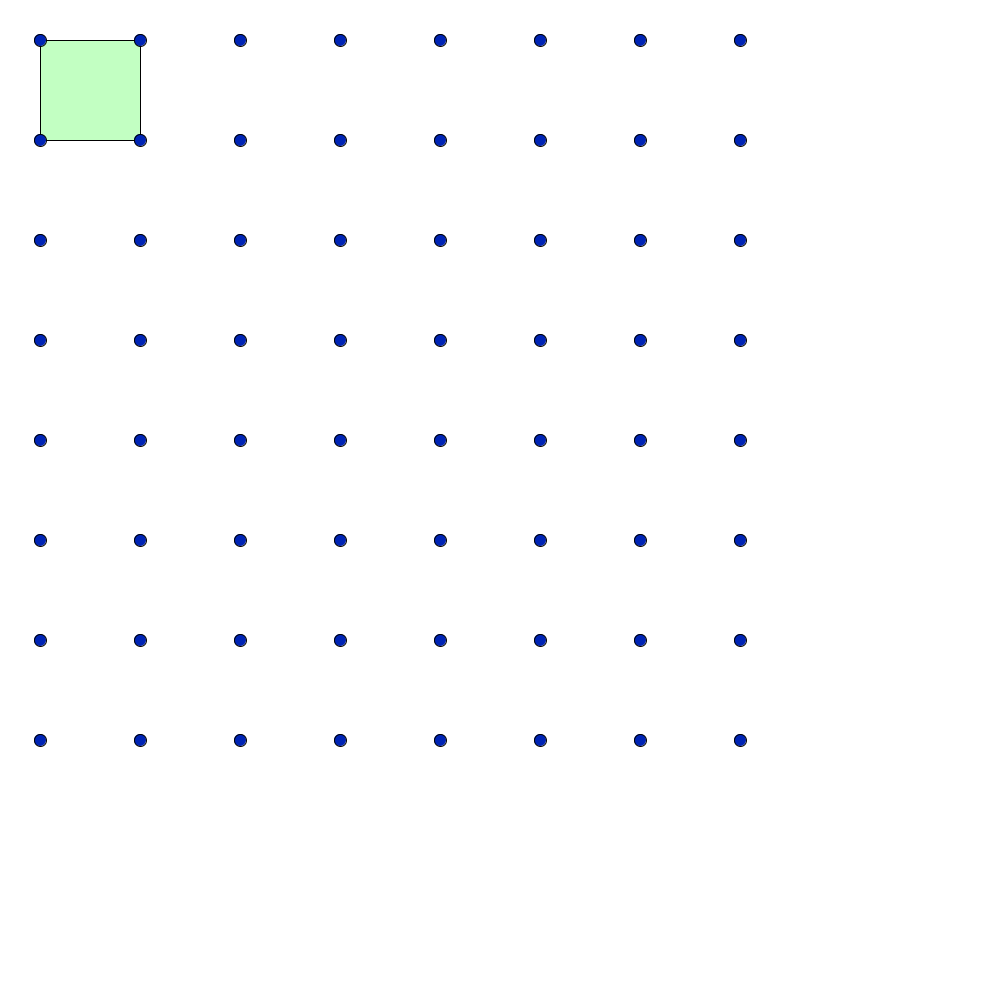
Frame 1 (no input)
Frame 60 (the mouse pressed at the canvas centre just before this capture): identical to frame 1, image omitted
Frame 120 (the mouse held since frame 60 and released just before this capture): identical to frame 1, image omitted

The Processing sketch that drew this single still picture (run headless with seeded random() and noise(); from frame 60 on, the mouse is pressed at the canvas centre):

// Processing sketch: inmemory
// ── inmemory.pde
int LeftMargin = 40;
int TopMargin = 40;
int Spacing = 100;
int PointSize = 12;
int SelectX = 0;
int SelectY = 0;
boolean DrawMesh = false;

// TODO: show connections (mesh)
class Block {
  int level = 0;
  int numPointsX = 2;
  int numPointsY = 2;
  int coordX = 0;
  int coordY = 0;
  float startX = 0;
  float startY = 0;
  float spacingX = Spacing;
  float spacingY = Spacing;
  
  void DrawMesh() {    
    if (coordX == SelectX && coordY == SelectY) {
      stroke(0, 36, 181, 100);
      /* inner */
      for (int i = 0; i < numPointsX; ++i) {
        line(startX + i * spacingX, startY, startX + i * spacingX, startY + (numPointsY - 1) * spacingY);
      }
      for (int j = 0; j < numPointsY; ++j) {
        line(startX, startY + j * spacingY, startX + (numPointsX - 1) * spacingX, startY + j * spacingY);
      }
    }
    //}
    //  /* down */
    //  if (coordY < 3) {
    //    int neighborX = coordX;
    //    int neighborY = coordY + 1;
    //    Block neighbor = Blocks[neighborY * 4 + neighborX];
    //    int numPointsBoundary = max(neighbor.numPointsX, numPointsX);
    //    float spacingBoundaryX = min(neighbor.spacingX, spacingX);
    //    float boundaryY1 = startY + (numPointsY - 1) * spacingY;
    //    float boundaryY2 = neighbor.startY;
    //    for (int i = 0; i < numPointsBoundary; ++i) {
    //      line(startX + i * spacingBoundaryX, boundaryY1, startX + i * spacingBoundaryX, boundaryY2);
    //    }
    //    line(startX, boundaryY2, startX + (numPointsX - 1) * spacingX, boundaryY2);
    //  }
    //  /* right */
    //  if (coordX < 3) {
    //    int neighborX = coordX + 1;
    //    int neighborY = coordY;
    //    Block neighbor = Blocks[neighborY * 4 + neighborX];
    //    int numPointsBoundary = max(neighbor.numPointsY, numPointsY);
    //    float spacingBoundaryY = min(neighbor.spacingY, spacingY);
    //    float boundaryX1 = startX + (numPointsX - 1) * spacingX;
    //    float boundaryX2 = neighbor.startX;
    //    for (int i = 0; i < numPointsBoundary; ++i) {
    //      line(boundaryX1, startY + i * spacingBoundaryY, boundaryX2, startY + i * spacingBoundaryY);
    //    }        
    //    line(boundaryX2, startY, boundaryX2, startY + (numPointsY - 1) * spacingY);
    //    if (coordY < 3) {
    //      line(boundaryX1, startY + numPointsBoundary * spacingBoundaryY, boundaryX2, startY + numPointsBoundary * spacingBoundaryY);
    //      line(boundaryX2, startY, boundaryX2, startY + (numPointsY) * spacingY);
    //    }
    //  }
    //}    
  }
  
  void Draw1() {
    //noStroke();
    fill(0, 36, 181);
    for (int i = 0; i < numPointsX; ++i) {
      for (int j = 0; j < numPointsY; ++j) {
        ellipse(startX + i * spacingX, startY + j * spacingY, PointSize, PointSize);
      }
    }
  }
  
  void Draw2() {        
    // draw the interpolated points
    fill(181, 36, 0);
    // left
    if (coordX > 0) {       //<>//
      int neighborX = coordX - 1;
      int neighborY = coordY;
      Block neighbor = Blocks[neighborY * 4 + neighborX];
      if (neighbor.numPointsY < numPointsY) { // only put imaginary points if I am more refined than my neighbor
        int numPointsBoundary = max(neighbor.numPointsY, numPointsY);
        float spacingBoundaryY = min(neighbor.spacingY, spacingY);
        float boundaryX = neighbor.startX + neighbor.spacingX * (neighbor.numPointsX - 1);
        int j = 1;
        for (; startY + j * spacingBoundaryY <= neighbor.startY + (neighbor.numPointsY - 1) * neighbor.spacingY; ++j) {
          ellipse(boundaryX, startY + j * spacingBoundaryY, PointSize, PointSize);
          if (DrawMesh) {
            line(boundaryX, startY + j * spacingBoundaryY, startX, startY + j * spacingBoundaryY);
            line(boundaryX, startY + j * spacingBoundaryY, boundaryX, startY + (j - 1) * spacingBoundaryY);
          }          
        }
        /* check the down neighbor of the neighbor */
        boolean meFirst = true;
        if (neighborY < 3) {
          int otherNeighborX = neighborX;
          int otherNeighborY = neighborY + 1;
          Block otherNeighbor = Blocks[otherNeighborY * 4 + otherNeighborX];
          int ratio1 = numPointsY / neighbor.numPointsY;
          int ratio2 = otherNeighbor.numPointsX / neighbor.numPointsX;          
          if ((ratio1 < ratio2) || (ratio1 == ratio2 && (coordX + coordY * 4) > (otherNeighborX + otherNeighborY * 4))) {
            boundaryX = otherNeighbor.startX + (otherNeighbor.numPointsX - 1) * otherNeighbor.spacingX;
            meFirst = false;
          }
        }
        if (meFirst) {
          for (; j < numPointsBoundary; ++j) {
            ellipse(boundaryX, startY + j * spacingBoundaryY, PointSize, PointSize);
            if (DrawMesh) {
              line(boundaryX, startY + j * spacingBoundaryY, startX, startY + j * spacingBoundaryY);
              line(boundaryX, startY + j * spacingBoundaryY, boundaryX, startY + (j - 1) * spacingBoundaryY);
            }            
          }
        } else {
          for (; j < numPointsBoundary; ++j) {
            ellipse(boundaryX, startY + j * spacingBoundaryY, PointSize, PointSize);
            if (DrawMesh) {
              line(boundaryX, startY + j * spacingBoundaryY, startX, startY + j * spacingBoundaryY);
              line(boundaryX, startY + j * spacingBoundaryY, boundaryX, startY + (j - 1) * spacingBoundaryY);
            }            
          }
        }
      }
    }
    // right
    if (coordX < 3) {
      int neighborX = coordX + 1;
      int neighborY = coordY;
      Block neighbor = Blocks[neighborY * 4 + neighborX];
      if (neighbor.numPointsY < numPointsY) {
        int numPointsBoundary = max(neighbor.numPointsY, numPointsY);
        float spacingBoundaryY = min(neighbor.spacingY, spacingY);
        float boundaryX = neighbor.startX;
        for (int j = 1; j < numPointsBoundary; ++j) {
          ellipse(boundaryX, startY + j * spacingBoundaryY, PointSize, PointSize);
          if (DrawMesh) {
            line(boundaryX, startY + j * spacingBoundaryY, startX + (numPointsX - 1) * spacingX, startY + j * spacingBoundaryY);
            line(boundaryX, startY + j * spacingBoundaryY, boundaryX, startY + (j - 1) * spacingBoundaryY);
          }          
        }
      }      
    }
    // up
    if (coordY > 0) {
      int neighborX = coordX;
      int neighborY = coordY - 1;
      Block neighbor = Blocks[neighborY * 4 + neighborX];
      if (neighbor.numPointsX < numPointsX) { // only put imaginary points if I am more refined than my neighbor
        int numPointsBoundary = max(neighbor.numPointsX, numPointsX);
        float spacingBoundaryX = min(neighbor.spacingX, spacingX);
        float boundaryY = neighbor.startY + neighbor.spacingY * (neighbor.numPointsY - 1);
        int i = 1;
        for (; startX + i * spacingBoundaryX <= neighbor.startX + (neighbor.numPointsX - 1) * neighbor.spacingX; ++i) {
          ellipse(startX + i * spacingBoundaryX, boundaryY, PointSize, PointSize);
          if (DrawMesh) {
            line(startX + i * spacingBoundaryX, boundaryY, startX + i * spacingBoundaryX, startY);
            line(startX + i * spacingBoundaryX, boundaryY, startX + (i - 1) * spacingBoundaryX, boundaryY);
          }          
        }
        boolean meFirst = true;
        /* check the right neighbor of the neighbor */        
        if (neighborX < 3) {
          int otherNeighborX = neighborX + 1;
          int otherNeighborY = neighborY;
          Block otherNeighbor = Blocks[otherNeighborY * 4 + otherNeighborX];
          int ratio1 = numPointsX / neighbor.numPointsX;
          int ratio2 = otherNeighbor.numPointsY / neighbor.numPointsY;
          if ((ratio1 < ratio2) || (ratio1 == ratio2 && (coordX + coordY * 4) > (otherNeighborX + otherNeighborY * 4))) {
            boundaryY = otherNeighbor.startY + (otherNeighbor.numPointsY - 1) * otherNeighbor.spacingY;
            meFirst = false;
          }
        }
        if (meFirst) {
          for (; i < numPointsBoundary; ++i) {
            ellipse(startX + i * spacingBoundaryX, boundaryY, PointSize, PointSize);
            if (DrawMesh) {
              line(startX + i * spacingBoundaryX, boundaryY, startX + i * spacingBoundaryX, startY);
              line(startX + i * spacingBoundaryX, boundaryY, startX + (i - 1) * spacingBoundaryX, boundaryY);
            }            
          }
        } else {
          for (; i < numPointsBoundary; ++i) {
            ellipse(startX + i * spacingBoundaryX, boundaryY, PointSize, PointSize);
            if (DrawMesh) {
              line(startX + i * spacingBoundaryX, boundaryY, startX + i * spacingBoundaryX, startY);
              line(startX + i * spacingBoundaryX, boundaryY, startX + (i - 1) * spacingBoundaryX, boundaryY);
            }            
          }
        }
      }
    }
    // down
    if (coordY < 3) {
      int neighborX = coordX;
      int neighborY = coordY + 1;
      Block neighbor = Blocks[neighborY * 4 + neighborX];
      if (neighbor.numPointsX < numPointsX) {
        int numPointsBoundary = max(neighbor.numPointsX, numPointsX);
        float spacingBoundaryX = min(neighbor.spacingX, spacingX);
        float boundaryY = neighbor.startY;
        for (int i = 1; i < numPointsBoundary; ++i) {
          ellipse(startX + i * spacingBoundaryX, boundaryY, PointSize, PointSize);
          if (DrawMesh) {
            line(startX + i * spacingBoundaryX, boundaryY, startX + i * spacingBoundaryX, startY + (numPointsY - 1) * spacingY);
            line(startX + i * spacingBoundaryX, boundaryY, startX + (i - 1) * spacingBoundaryX, boundaryY);
          }          
        }
      }      
    }    
    // draw the selection rectangle
    fill(100, 255, 100, 100);
    if (coordX == SelectX && coordY == SelectY) {
      rect(startX, startY, (numPointsX - 1) * spacingX, (numPointsY - 1) * spacingY);
    }
  }
  
  void refine() {
    ++level;
    if (level % 2 == 1) {
      numPointsX *= 2;
      spacingX /= 2;
    } else {
      numPointsY *= 2;
      spacingY /= 2;
    }    
  }  
  
  void undoRefine() {    
    if (level % 2 == 1) {
      numPointsX /= 2;
      spacingX *= 2;
    } else {
      numPointsY /= 2;
      spacingY *= 2;
    }
    --level;
  }
}

Block[] Blocks;

void setup() {
  size(1000, 1000);
  Blocks = new Block[16];
  for (int i = 0; i < Blocks.length; ++i) {
    Blocks[i] = new Block();
  }
  for (int i = 0; i < 4; ++i) {
    for (int j = 0; j < 4; ++j) {
      Blocks[j * 4 + i].startX = LeftMargin + i * 2 * Spacing;
      Blocks[j * 4 + i].startY = TopMargin + j * 2 * Spacing;
      Blocks[j * 4 + i].coordX = i;
      Blocks[j * 4 + i].coordY = j;
    }
  }
}

void keyPressed() {  
  if (keyCode == UP) {
    SelectY = (SelectY - 1);
    if (SelectY < 0) { SelectY = 3; }
  } else if (keyCode == DOWN) {
    SelectY = (SelectY + 1);
    if (SelectY > 3) { SelectY = 0; }
  } else if (keyCode == LEFT) {
    SelectX = (SelectX - 1);
    if (SelectX < 0) { SelectX = 3; }
  } else if (keyCode == RIGHT) {
    SelectX = (SelectX + 1);
    if (SelectX > 3) { SelectX = 0; }
  } else if (keyCode == ENTER) {
    Blocks[SelectY * 4 + SelectX].refine();
  } else if (keyCode == BACKSPACE) {
    Blocks[SelectY * 4 + SelectX].undoRefine();
  } else if (key == ' ') { // space
    DrawMesh = !DrawMesh;    
  }  
}

void draw() {
  background(255, 255, 255);   
  for (int i = 0; i < Blocks.length; ++i) {
    Blocks[i].Draw2();    
  }
  for (int i = 0; i < Blocks.length; ++i) {
    Blocks[i].Draw1();    
  }
  if (DrawMesh) {
    for (int i = 0; i < Blocks.length; ++i) {
      Blocks[i].DrawMesh();    
    }
  }
  
}
